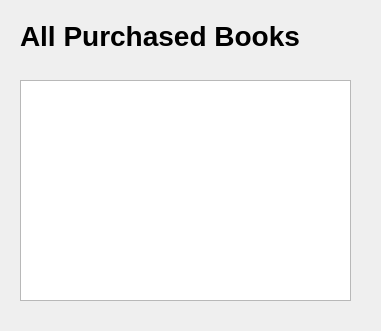
<?xml version="1.0" encoding="UTF-8"?>
<ui version="4.0">
 <class>PurchasedDialog</class>
 <widget class="QDialog" name="PurchasedDialog">
  <property name="geometry">
   <rect>
    <x>0</x>
    <y>0</y>
    <width>381</width>
    <height>331</height>
   </rect>
  </property>
  <property name="windowTitle">
   <string>Dialog</string>
  </property>
  <widget class="QLabel" name="label">
   <property name="geometry">
    <rect>
     <x>20</x>
     <y>0</y>
     <width>341</width>
     <height>71</height>
    </rect>
   </property>
   <property name="font">
    <font>
     <pointsize>21</pointsize>
     <bold>true</bold>
    </font>
   </property>
   <property name="text">
    <string>All Purchased Books</string>
   </property>
  </widget>
  <widget class="QPlainTextEdit" name="plainTextEdit">
   <property name="geometry">
    <rect>
     <x>20</x>
     <y>80</y>
     <width>331</width>
     <height>221</height>
    </rect>
   </property>
   <property name="font">
    <font>
     <pointsize>14</pointsize>
    </font>
   </property>
  </widget>
 </widget>
 <resources/>
 <connections/>
</ui>
